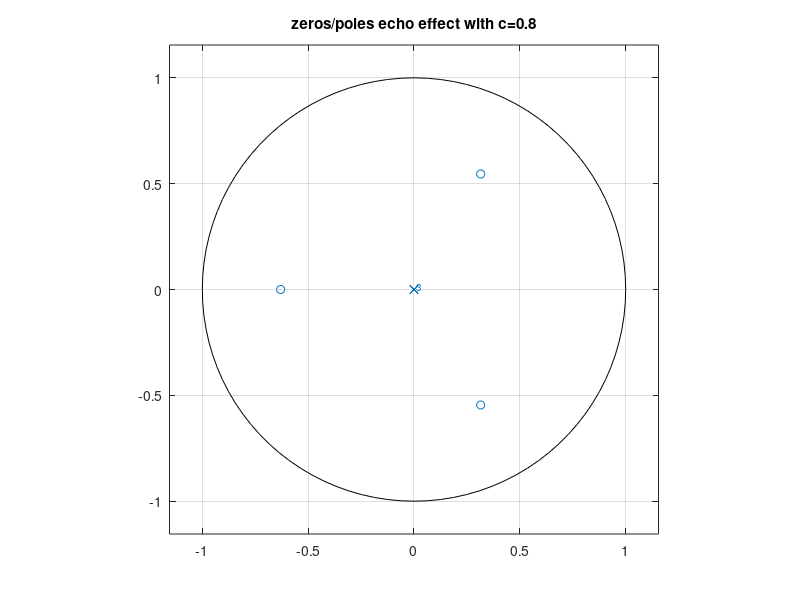

Recreate this plot in MATLAB. (Note: this script raises an error after producing the figure.)
%AM: 03123156
%ΓΑΛΑΝΗΣ ΕΥΑΓΓΕΛΟΣ

%             1.1

 %αρχικοποιηση μεταβλητων (α)
 c1=0.4;
 c2=0.8;
 a=[1 0  0 0];
 b1=[c1 0 0 1-c1];
 b2=[c2 0 0 1-c2];

 
 %αποκριση πλατους και φασης (β)
 [h,w]=freqz(b1,a);
 plot(w,abs(h),w,angle(h));
 grid on;
 title("echo effect with c=0.4");
 legend("amplitude",'phase');
 ylabel("H[w]");
 xlabel("w");
 pause();

 [h,w]=freqz(b2,a);
 plot(w,abs(h),w,angle(h));
 grid on;
 title("echo effect with c=0.8");
 legend("amplitude",'phase');
 ylabel("H[w]")
 xlabel("w");
 pause();

 %διαγραμματα, πολοι και μηδενικα (γ)
 [z,p]=tf2zp(b1,a);
 zplane(z,p);
 title("zeros/poles echo effect with c=0.4");
 pause();
 [z,p]=tf2zp(b2,a);
 zplane(z,p);
 title("zeros/poles echo effect with c=0.8");
 pause();

 %διαγραμμα,κρουστικη αποκριση (δ)
 impz(b1,a,linspace(-2,5));
 title("Impulse Response ,echo (c=0.4)");
 pause();
 impz(b2,a,linspace(-2,5));
 title("Impulse Response ,echo (c=0.8)");
 pause();
 
 %αρχικοποίηση φίλτρο αντήχησης βαθμου 3 (ε)
 b3=conv(b2,b2);
 b3=conv(b2,b3);
 a3=[1,zeros(1,length(b3)-1)];

 %βηματα β->δ για το φιλτρο αντηχησης (ε)
 [h,w]= freqz(b3,a3);
 plot(w,abs(h),w,angle(h));
 grid on;
 title("reverb (βαθμός 3)");
 legend("amplitude",'phase');
 ylabel("H[w]");
 xlabel("w");
 pause();
 [z,p,k] = tf2zp(b3,a3);
 zplane(z,p);
 title("zeros/poles of reverb");
 pause();
 impz(b3,a3,linspace(-1,10));
 title("Impulse Response ,reverb");
 pause();

 %φίλτρο απαλοιφής της αντηχησης (devreverbaration) (στ)
 [b4,a4]=zp2tf(p,z,1/k); %φιλτρο απαλοιφης
 x = [1,1,1,1,1,zeros(1,length(a4)-4)]; %αρχικο σημα χ[n]
 n=0:length(x)-1;

 k2=filter(b2,a,x); %εφαρμογη echo
 k3=filter(b3,a3,x); %εφαρμογη reverb
 k4=filter(b4,a4,k3); %απαλοιφη reverb (devreverbaration)

 %γρ. παραστάσεις
 stem(n,x,'r','filled');%αρχικο σημα (α)
 legend("original signal");
 hold on;
 pause();
 stem(n,k2,'m','DisplayName','echoed signal'); %echo (β)
 hold on;
 pause();
 stem(n,k3,'b','DisplayName','reverbed signal'); %reverb (γ)
 hold on;
 pause();
 stem(n,k4,'g','DisplayName','de-reverbed signal'); %de-reverb(ανακτόμενο) (δ)
 pause();                                    %και κοινο συνολικο γραφημα.
 close all;

%              1.2

%(α)
z=[-0.8 0.8]';
p=[0.5-0.8i 0.5+0.8i]';

zplane(z,p);
title("zeros/poles 1.2(α)");
pause();
[b,a]=zp2tf(z,p,1);

%(β)
[h,w]=freqz(b,a);
plot(w,abs(h),w,angle(h));
grid on;
title("αποκριση συχνότητας 1.2(β)");
legend("amplitude",'phase');
ylabel("H[w]");
xlabel("w");
pause();

%(γ)
impz(b,a);
title("κρουστικη απόκριση 1.2(γ)");
pause();
stepz(b,a);
title("βηματική απόκριση 1.2(γ)");
pause();

%(δ)
p1=[0.527+0.844i,0.527-0.844i]';
p2=[0.53+0.848i,0.53-0.848i]';
p3=[0.55-0.88i,0.55+0.88i]';

[b,a]=zp2tf(z,p1,1);
impz(b,a);
title("κρουστικη απόκριση(δ), πόλους:0.527±0.844i");
pause();
zplane(z,p1);
pause();
[h,w]=freqz(b,a);
plot(w,abs(h));
grid on;
title("amplitude frequency response of poles:0.527±0.844i");
legend("amplitude");
ylabel("H[w]");
xlabel("w");
pause();

[b,a]=zp2tf(z,p2,1);
impz(b,a);
title("κρουστική απόκριση(δ), πόλους:0.53±0.848i");
pause();
zplane(z,p2);
pause();

[b,a]=zp2tf(z,p3,1);
impz(b,a);
title("κρουστική απόκριση(δ),πόλους 0.55±0.88");
pause();
zplane(z,p3);
pause();

%(ε) επαναληψη α->β για αλλους πολους
p4=[0.8+0.5i,0.8-0.5i]';

zplane(z,p4);
title("zeros/poles 1.2(ε)");
pause();
[b,a]=zp2tf(z,p4,1);
[h,w]=freqz(b,a);
plot(w,abs(h),w,angle(h));
grid on;
title("Απόκριση συχνότητας με πόλους 0.8 ± 0.5i");
legend("amplitude",'phase');
ylabel("H[w]");
xlabel("w");
pause();
close all;


%           2.1
% (α)
[y,fs]=audioread("flute_sequence.wav");
x=(0:length(y)-1)/fs;

plot(x,y);
title("flute sequence wave form (time)");
ylabel("amplitude");
xlabel("scaled time");
sound(y,fs);
pause();

%(β) σχεδίαση ενέργειας
y2=(y-min(y)) / (max(y)-min(y));
y2=2*y2-1;                      %κανονικοποιηση

plot(x,y2);
legend("flute sequence normalised wave form");
ylabel("amplitude");
xlabel("scaled time");
hold on;
pause();
n = 0:399;
w = 0.54 - 0.46 * cos(2 * pi * n /(400));

y_squared = y2 .^ 2; 
E = conv(y_squared, w,'same');
E=(E-min(E)) / (max(E)-min(E)); %κανονικποιηση

plot(x,E,'DisplayName','Energy','LineWidth',5);
pause();

%(γ) φασμα flute
y3=fft(y,4*16000);
w=linspace(0,16000,length(y3));
plot(w,abs(y3));
title("φάσμα flute sequence (frequency)");
ylabel("amplitude");
xlabel("scaled frequency");
pause();
close all;

%(δ) απομόνωση 1ης νότας
y4=y(1:length(y)/4);
x=linspace(0,3/4,12000);
plot(x,y4);
title("first note wave form (time)");
ylabel("amplitude");
xlabel("scaled time");
pause();
%(ε) φάσμα 1ης νοτας
w4=fft(y4,16000);
plot(abs(w4));
title("φάσμα first note (frequency)");
ylabel("amplitude");
xlabel("scaled frequency");
pause();

%(στ) φιλτρα απομονωση και αρμονικες
[y,fs]=audioread("string_note.wav");
wt=linspace(0,length(y)/16000,fs);
plot(linspace(0,length(y)/16000,4*fs),y);
title("string note wave form (time)");
ylabel("amplitude");
xlabel("scaled time");
pause();

y=fft(y,16000);
wf=linspace(0,length(y),fs);
plot(abs(y)); 
title("amplitude frequency response string note (frequency)");
ylabel("amplitude");
xlabel("scaled frequency");
pause();

%3rd harmonic w=1979 f=1979/2π Hz
f=((abs(wf)<=1979+1) & (abs(wf)>=1979-1)); 

%to φιλτρο το εκανα πριν κανονικοποιησω 
% μερικες τιμες οποτε τα 1979 και 3298 ειναι απο πριν τη κανονικοποιηση και
% πιστεψα οτι ηταν καλυτερο να τα αφησω

yf=y.*(f');                            %mult me filtro harm 3
plot(linspace(0,length(y)/4,16000),abs(yf));
title("amplitude frequency response filtered string note (3rd harmonic)");
ylabel("amplitude");
xlabel("scaled frequency");
pause();
yr=ifft(yf,16000);
plot(wt,real(yr));
title("string filtered note 3rd harmonic wave form (time)");
ylabel("amplitude");
xlabel("scaled time");
pause();

%5th harmonic w=3298 f=3298/2π Hz
f=1*((abs(wf)<=3298+1) & (abs(wf)>=3298-1));
yf=y.*(f');                           %mult me filtro harm 5
plot(linspace(0,length(y)/4,16000),abs(yf));
title("amplitude frequency response filtered string note (5th harmonic)");
ylabel("amplitude");
xlabel("scaled frequency");
pause();
yt=ifft(yf,16000);
plot(wt,real(yt));
title("string filtered note 5th harmonic wave form (time)");
ylabel("amplitude");
xlabel("scaled time");
pause();
close all;

%        2.2
%(α) piano note
[y,fs]=audioread("piano_note.wav");
x=linspace(0,length(y)/44100,50000);
plot(x,y);
title("multiple piano note wave forms (time)")
legend("original piano note ");
ylabel("amplitude");
xlabel("scaled time");
hold on;
sound(y,fs);
pause();

%(β) filters
c=0.85;
p=850;

ae=[1, [zeros(1,p)]];
be=[c ,[zeros(1,p-1)], 1-c];    %echo filter

br=be;
for i=1:11
    br=conv(br,be);              %reverb filter
end
ar=[1,[zeros(1,length(br)-1)]];

out1=filter(be,ae,y);%echo
out2=filter(br,ar,y);%reverb


plot(x,out1,'DisplayName','echoed piano note');
sound(out1,fs);
hold on;
pause();

plot(x,out2,'DisplayName','reverbed piano note (12th degree)');
sound(out2,fs);
pause();

%(γ) fft, φασμα σε Db
h1=fft(y,16000); %og
h2=fft(out1,16000); %echo
h3=fft(out2,16000); %reverb

plot(mag2db(abs(h1)));
title("multiple piano notes frequency spectrum")
legend("original piano note");
ylabel("amplitude");
xlabel("scaled frequency");
hold on;
pause()
plot(mag2db(abs(h2)),'DisplayName','echoed piano note');
hold on;
pause();
plot(mag2db(abs(h3)),'DisplayName','reverbed piano note (12th degree)');
pause();
close all;

%(δ) καταγραφη echo και reverb σε .wav file
audiowrite('echoed.wav',out1,fs);
audiowrite('reverbed.wav',out2,fs);

%(ε)φίλτρο απαλοιφής ,dereverb
y2=filter(ar,br,out2); 
                       %η προηγουμενη μεθοδος y->tf2zp->zp2tf->y, δε δουλευε,
                       % φανταζομαι μεγαλο time complexity για p=800 πολυώνυμο
plot(y2);%teliko dereverbed
title("de-reverb filter effect on piano note wave forms (time)")
legend('final filtered piano note (de-reverbed)');
ylabel("amplitude");
xlabel("scaled time");
hold on;
pause();
plot(out2,'DisplayName','original piano note (reverbed)'); %reverbed shma
pause();
close all;

%(στ) Telos
b5=[c ,[zeros(1,p+5-1)], 1-c];
b10=[c ,[zeros(1,p+10-1)], 1-c];
b50=[c ,[zeros(1,p+50-1)], 1-c]; 
b=b5;
for i=1:11
    b5=conv(b,b5);              %reverb filter
end
a5=[1,[zeros(1,length(b5)-1)]];
b=b10;
for i=1:11
    b10=conv(b,b10);              %reverb filter
end
a10=[1,[zeros(1,length(b10)-1)]];
b=b50;
for i=1:11
    b50=conv(b,b50);              %reverb filter
end
a50=[1,[zeros(1,length(b50)-1)]];

% τελευταια υποερωτηματα, απλα επαναλαμβανονται με διαφορετικα νουμερα
%(ar,br,a5,b5,a10,b10,a50,b50)
out5=out2;
y5=filter(a5,b5,out5); 
plot(y5);%teliko dereverbed
hold on;
title("de-reverb filter effect on piano note wave forms (time), Delay: +5")
legend('final filtered piano note (de-reverbed)');
ylabel("amplitude");
xlabel("scaled time");
pause();
plot(out5,'DisplayName','original piano note (reverbed)');%reverbed shma
pause();
close all;

out10=out2;
y10=filter(a10,b10,out10); 
plot(y10);%teliko dereverbed
title("de-reverb filter effect on piano note wave forms (time), Delay: +10")
legend('final filtered piano note (de-reverbed)');
ylabel("amplitude");
xlabel("scaled time");
hold on;
pause();
plot(out10,'DisplayName','original piano note (reverbed)');%reverbed shma
pause();
close all;

out50=out2;
y50=filter(a50,b50,out50); 
plot(y50);%teliko dereverbed
title("de-reverb filter effect on piano note wave forms (time), Delay: +50")
legend('final filtered piano note (de-reverbed)');
ylabel("amplitude");
xlabel("scaled time");
hold on;
pause();
plot(out50,'DisplayName','original piano note (reverbed)');%reverbed shma
pause();
close all;

[h1,w1]=freqz(br,ar);
plot(w1,(abs(h1)))
title("de-reverb filter effect on piano note, frequency spectrum, original delay P=850")
legend('original piano note (reverbed)');
ylabel("amplitude");
xlabel("scaled frequency");
hold on;
pause();
[h2,w2]=freqz(ar,br);
plot(w2,(abs(h2)),'DisplayName','final filtered piano note (de-reverbed)');
plot(w1,abs(h2).*abs(h1));
pause();
close all;

[h1,w1]=freqz(br,ar);
plot(w1,(abs(h1)))
title("de-reverb filter effect on piano note, frequency spectrum, Delay: +5")
legend('original piano note (reverbed)');
ylabel("amplitude");
xlabel("scaled frequency");
hold on;
pause();
[h2,w2]=freqz(a5,b5);
plot(w2,(abs(h2)),'DisplayName','final filtered piano note (de-reverbed)');
plot(w1,abs(h2).*abs(h1));
pause();
close all;

[h1,w1]=freqz(br,ar);
plot(w1,(abs(h1)));
title("de-reverb filter effect on piano note, frequency spectrum, Delay: +10")
legend('original piano note (reverbed)');
ylabel("amplitude");
xlabel("scaled frequency");
hold on;
pause();
[h2,w2]=freqz(a10,b10);
plot(w2,(abs(h2)),'DisplayName','final filtered piano note (de-reverbed)');
plot(w1,abs(h2).*abs(h1));
pause();
close all;

[h1,w1]=freqz(br,ar);
plot(w1,(abs(h1)));
title("de-reverb filter effect on piano note, frequency spectrum, Delay: +50")
legend('original piano note (reverbed)');
ylabel("amplitude");
xlabel("scaled frequency");
hold on;
pause();
[h2,w2]=freqz(a50,b50);
plot(w2,(abs(h2)),'DisplayName','final filtered piano note (de-reverbed)');
plot(w1,abs(h2).*abs(h1));
pause();
close all;



                





